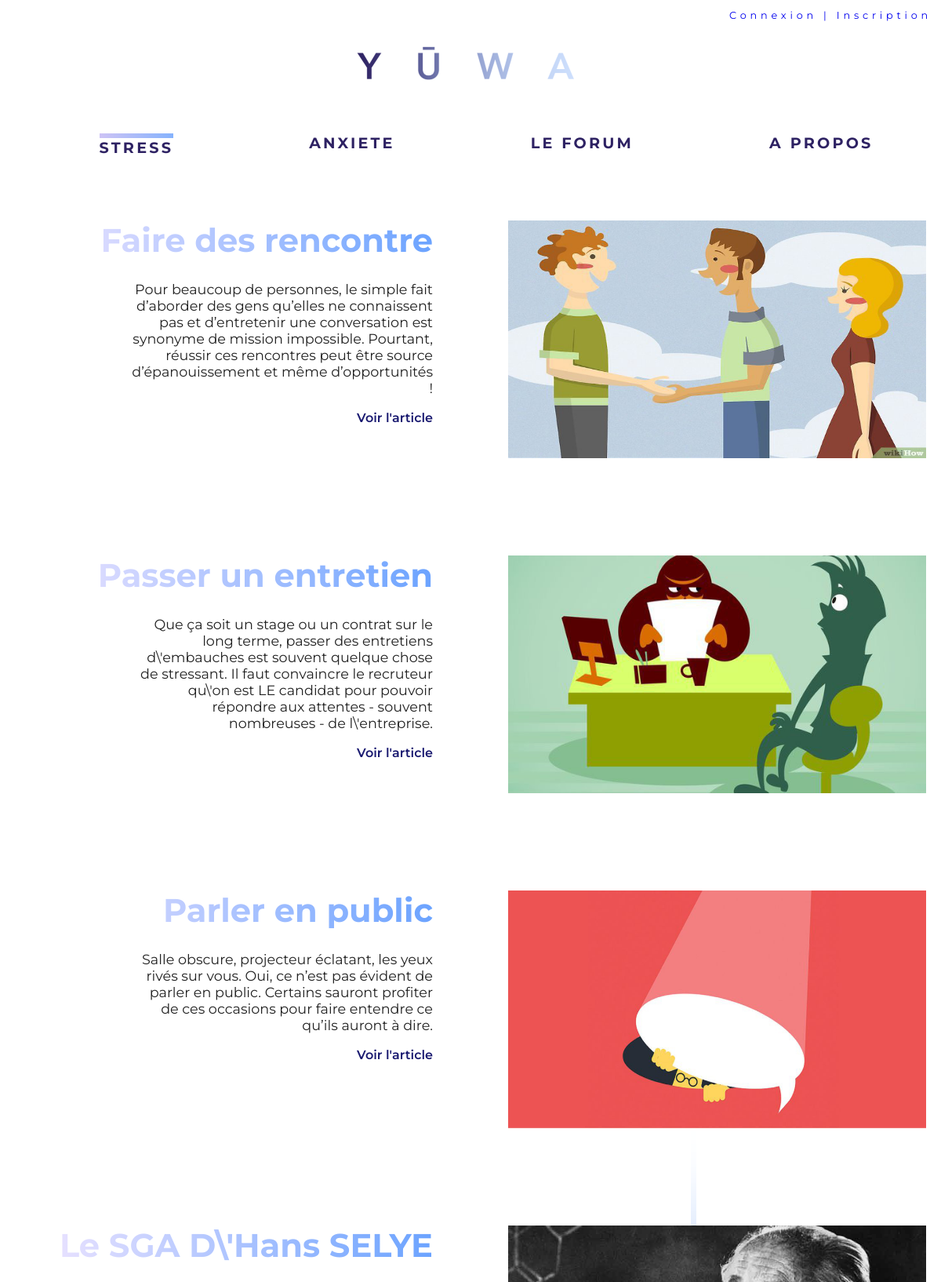
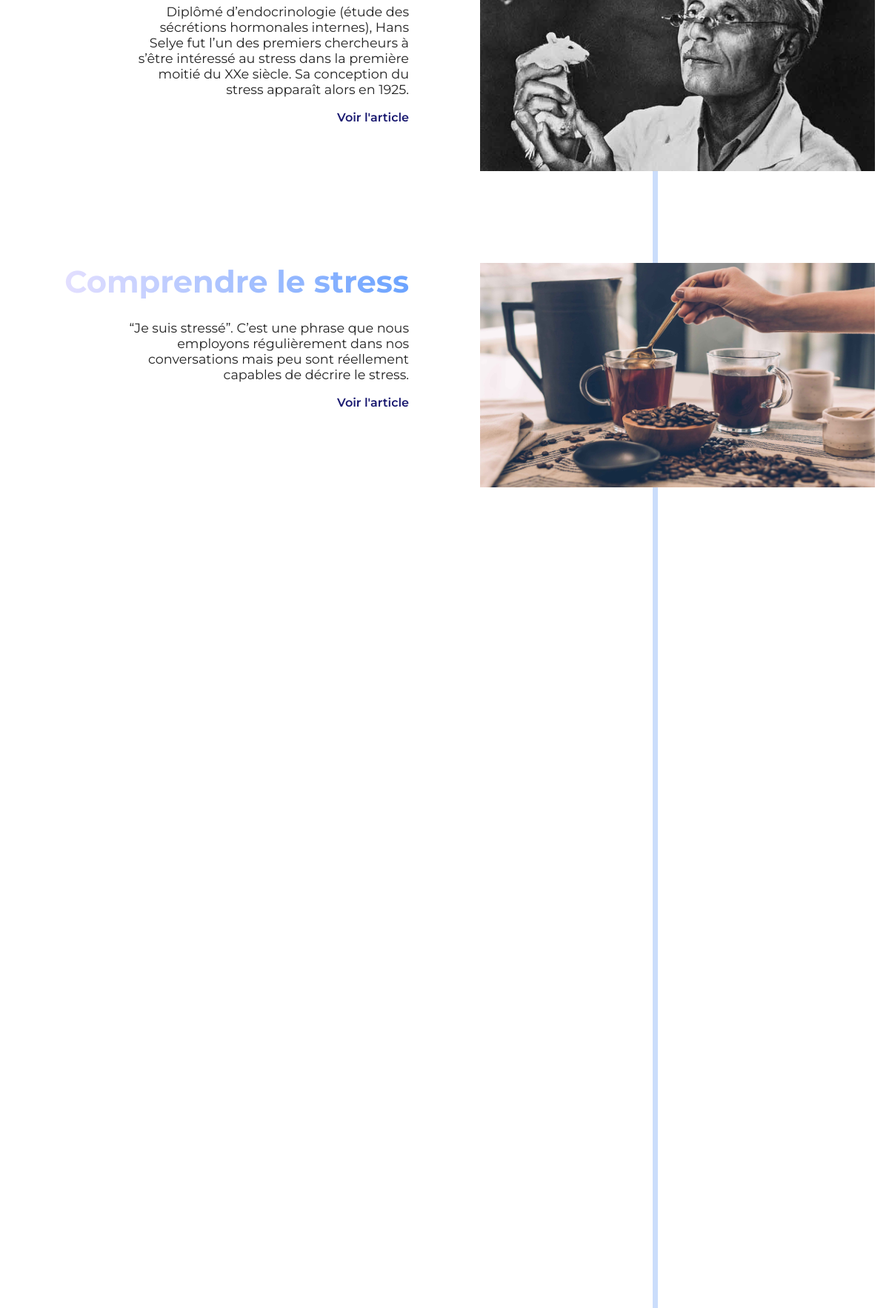
Screenshot of /stress.php (upper part) with the database file from the repository (2 pictures, top to bottom).
### tables this page shows
CREATE TABLE IF NOT EXISTS `article` (
  `id` int(11) NOT NULL AUTO_INCREMENT,
  `titre` varchar(255) NOT NULL,
  `resume` text NOT NULL,
  `adresse_photo` text NOT NULL,
  `contenu_article` text NOT NULL,
  `date_publication` date NOT NULL,
  `heure_article` time NOT NULL,
  PRIMARY KEY (`id`),
  UNIQUE KEY `id` (`id`)
);

### stress.php (the view, shortened to what this page needs)
<!DOCTYPE html>
<html lang="fr">
<head>
    <link rel="stylesheet" type="text/css" href="css/stylestress.css">
    <link rel="stylesheet" type="text/css" href="css/stylegeneral.css"/>
    <link rel="stylesheet" type="text/css" href="css/styleline.css"/>
</head>
<body>
 <div class="logo"><a href="index.php"><img src="images/Logo.png" alt="accueil" ></a></div>
   <nav class="menu disparition">
       <ul>
           <li>
               <div class="bar"></div>
               <a href="stress.php" >STRESS</a>
           </li>
           <li>
               <a href="anxiete.php">ANXIETE</a>
           </li>
           <li>
               <a href="sujetforum.php">LE FORUM</a>
           </li>
           <li>
               <a href="apropos.php">A PROPOS</a>
           </li>
       </ul>
   </nav>
   <div class="outer">
      <div class="inner"></div>
    </div>
  <?php
    if($_SESSION !== array()) {
    ?>
   <div class="connexion">
       <a href="deconnexion.php">Se déconnecter</a>
   </div>
    <?php
    } else {
        ?>
        <div class="connexion"><a href="connexioninscription.php">Connexion | Inscription</a></div><br>
         <?php
    }
            include('bdd/connection_bdd.php');
    if($_SESSION !== array()){
        $verif = $bdd->prepare('SELECT * FROM rel_inscription_tag WHERE id_utilisateur = :id');
        $verif->execute(array('id' => $_SESSION['id']));
        $cherche = $verif->fetch();
        if(sizeof($cherche) !== 0) {
            $requete = $bdd->prepare('SELECT DISTINCT article.titre, article.resume, article.id, article.date_publication, article.heure_article, article.adresse_photo FROM inscription, rel_inscription_tag, rel_tag_article, tag, article WHERE (inscription.id = :idutil AND inscription.id = rel_inscription_tag.id_utilisateur AND rel_inscription_tag.id_tag = tag.id_tag_important AND tag.id_tag_important = rel_tag_article.id_tag AND rel_tag_article.id_article = article.id) OR (tag.id_tag_important = 1 AND tag.id_tag_important = rel_tag_article.id_tag AND rel_tag_article.id_article = article.id) ORDER BY date_publication DESC, heure_article DESC');
        $requete->execute(array('idutil' => $_SESSION['id']));
            while($donnees = $requete->fetch()){
                echo "<div class=\"selection\">";
                echo "<div class=\"selection_articles\">";
                echo "<h1>".$donnees['titre']."</h1>";
        echo "<p>".$donnees['resume']."</p>";
        echo "<a href=\"article.php?id=".$donnees['id']."\">Voir l'article</a>";
                echo "</div  class=\"selection\">";
                echo "<div class=\"selection_photos\">";
                echo "<img src=\"".$donnees['adresse_photo']."\" alt=\"Image de l'article ".$donnees['titre']."\" title=\"Image de l'article ".$donnees['titre']."\" width=\"533\" height=\"303\">";
                echo "</div>";
                echo "</div>";
            }
            $requete->closeCursor();
        } else {
            $requete2 = $bdd->query('SELECT DISTINCT article.titre, article.resume, article.id, article.date_publication, article.heure_article, article.adresse_photo FROM rel_tag_article, tag, article WHERE tag.id_tag_important = 1 AND tag.id_tag_important = rel_tag_article.id_tag AND rel_tag_article.id_article = article.id ORDER BY date_publication DESC, heure_article DESC');
            while($donnees2 = $requete2->fetch()){
                echo "<div class=\"selection\">";
                echo "<div class=\"selection_articles\">";
                echo "<h1>".$donnees2['titre']."</h1>";
        echo "<p>".$donnees2['resume']."</p>";
        echo "<a href=\"article.php?id=".$donnees2['id']."\">Voir l'article</a>";
                echo "</div>";
                echo "<div class=\"selection_photos\">";
                echo "<img src=\"".$donnees['adresse_photo']."\" alt=\"Image de l'article ".$donnees['titre']."\" title=\"Image de l'article ".$donnees['titre']."\" width=\"533\" height=\"303\">";
                echo "</div>";
                echo "</div>";
            }
            $requete2->closeCursor();
        }
    } else {
        $requete = $bdd->query('SELECT DISTINCT article.titre, article.resume, article.id, article.date_publication, article.heure_article, article.adresse_photo FROM rel_tag_article, tag, article WHERE tag.id_tag_important = 1 AND tag.id_tag_important = rel_tag_article.id_tag AND rel_tag_article.id_article = article.id ORDER BY date_publication DESC, heure_article DESC');
    while($donnees = $requete->fetch()){
        echo "<div class=\"selection\">";
        echo "<div class=\"selection_articles\">";
        echo "<h1>".$donnees['titre']."</h1>";
        echo "<p>".$donnees['resume']."</p>";
        echo "<a href=\"article.php?id=".$donnees['id']."\">Voir l'article</a>";
        echo "</div>";
        echo "<div class=\"selection_photos\">";
                echo "<img src=\"".$donnees['adresse_photo']."\" alt=\"Image de l'article ".$donnees['titre']."\" title=\"Image de l'article ".$donnees['titre']."\" width=\"533\" height=\"303\">";
                echo "</div>";
        echo "</div>";
    }
    }
        ?>
</body>
</html>

### css/stylestress.css (style rules this page uses)
h1 { font-size: 2.6rem; color: white; background-image: -webkit-linear-gradient(right, rgba(107, 163, 255,1) 0%, rgba(231, 225, 255, 1) 100%);background-image: linear-gradient(to left, rgba(107, 163, 255,1) 0%, rgba(231, 225, 255, 1) 100%); background-size: auto 250%; background-position: 0 100%; transition: background-position 0.5s; -webkit-background-clip: text; -webkit-text-fill-color: transparent; margin-top: 0; }
p { margin-top: 0; color: #222; font-size: 1.1rem; padding-left: 20%; }
.selection { display: flex; justify-content: center; margin-bottom: 10%; margin-top: 3%; }
.selection_articles { width: 40%; text-align: right; margin-right: 4%; }
.selection_articles a { text-decoration: none; font-weight: 600; color: midnightblue; }
.selection_photos { width: 40%; margin-left: 4%; }

### css/stylegeneral.css (style rules this page uses)
body { margin: 0; font-family: 'Montserrat', sans-serif; color: #000; }
h1 { color: white; background-image: -webkit-linear-gradient(right, rgba(107, 163, 255,1) 0%, rgba(231, 225, 255, 1) 100%); background-image: linear-gradient(to left, rgba(107, 163, 255,1) 0%, rgba(231, 225, 255, 1) 100%); background-size: auto 250%; background-position: 0 100%; transition: background-position 0.5s; -webkit-background-clip: text; -webkit-text-fill-color: transparent; }
ul { display: flex; justify-content: space-around; list-style: none; }
.menu a { font-size: 1.2rem; letter-spacing: 0.2rem; font-weight: 700; text-decoration: none; color: #000; }
.logo img { position: relative; width: 300px; display: block; margin: auto; padding-top: 50px; padding-bottom: 3%; }
.connexion a { position: fixed; text-decoration: none; letter-spacing: 0.3rem; font-size: 0.8rem; top: 0; right: 0; margin: 1%; }
@media screen and (min-width: 800px) { .bar { height: 6px; width: 100%; background-image: -webkit-linear-gradient(right, rgb(134, 179, 253) 0%, rgb(205, 195, 245) 100%);background-image: linear-gradient(to left, rgba(134, 179, 253,1) 0%, rgba(205, 195, 245, 1) 100%); } }
@media screen and (min-width: 800px) { .menu a { position: relative; display: inline-block; font-size: 1.2rem; letter-spacing: 0.2rem; font-weight: 700; color: #2E2263; -webkit-transition: color .2s ease; transition: color .2s ease; margin-bottom: 10px; } }
@media screen and (min-width: 800px) { .menu a::after, .menu a::before { content: ''; position: absolute; top: calc(100% + 5px); width: 0; right: 0; height: 3px; } }
@media screen and (min-width: 800px) { .menu a::before { -webkit-transition: width .4s cubic-bezier(0.51, 0.18, 0, 0.88) .1s; transition: width .4s cubic-bezier(0.51, 0.18, 0, 0.88) .1s; background: #c9dbfa; } }
@media screen and (min-width: 800px) { .menu a::after { -webkit-transition: width .2s cubic-bezier(0.29, 0.18, 0.26, 0.83); transition: width .2s cubic-bezier(0.29, 0.18, 0.26, 0.83); background: #362d6d; } }

### css/styleline.css (style rules this page uses)
body, html { height: 90%; }
.outer { width: 7px; height: 300%; margin: 1%; position: absolute; right: 25%; overflow: hidden; }
.inner { z-index: -2; position: absolute; width:100%; height:100%; background: #CBDDFB; top: 5%; box-shadow: 0px 0px 100px 50px #CBDDFB; }

### rows the page displays
article: titre "Faire des rencontre", resume "Pour beaucoup de personnes, le simple fait d’aborder des gens qu’elles ne connaissent pas et d’entretenir une conversation est synonyme de mission impossible. Pourtant, réussir ces rencontres peut être source d’épanouissement et même d’opportunités !", adresse_photo (picture)
article: titre "Passer un entretien", resume "Que ça soit un stage ou un contrat sur le long terme, passer des entretiens d\\'embauches est souvent quelque chose de stressant. Il faut convaincre le recruteur qu\\'on est LE candidat pour pouvoir répondre aux attentes - souvent nombreuses - de l\\'entreprise.", adresse_photo (picture)
article: titre "Parler en public", resume "Salle obscure, projecteur éclatant, les yeux rivés sur vous. Oui, ce n’est pas évident de parler en public. Certains sauront profiter de ces occasions pour faire entendre ce qu’ils auront à dire.", adresse_photo (picture)
article: titre "Le SGA D\\'Hans SELYE", resume "Diplômé d’endocrinologie (étude des sécrétions hormonales internes), Hans Selye fut l’un des premiers chercheurs à s’être intéressé au stress dans la première moitié du XXe siècle. Sa conception du stress apparaît alors en 1925.", adresse_photo (picture)
article: titre "Comprendre le stress", resume "“Je suis stressé”. C’est une phrase que nous employons régulièrement dans nos conversations mais peu sont réellement capables de décrire le stress.", adresse_photo (picture)
